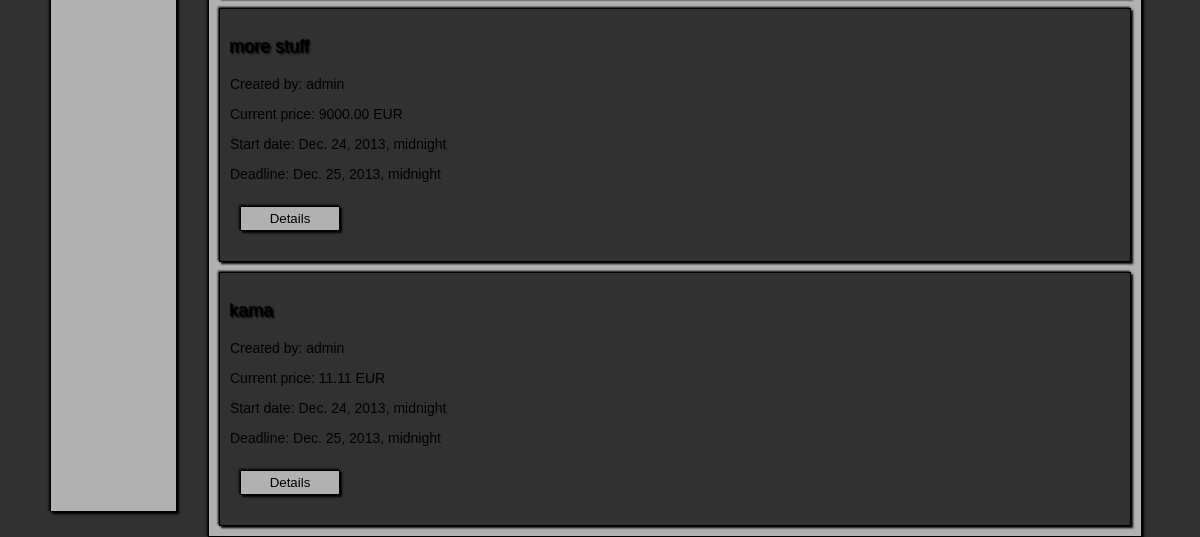
/auctioneer/account/auctions/ (signed in, lower part), run on an earlier commit of the app's database.
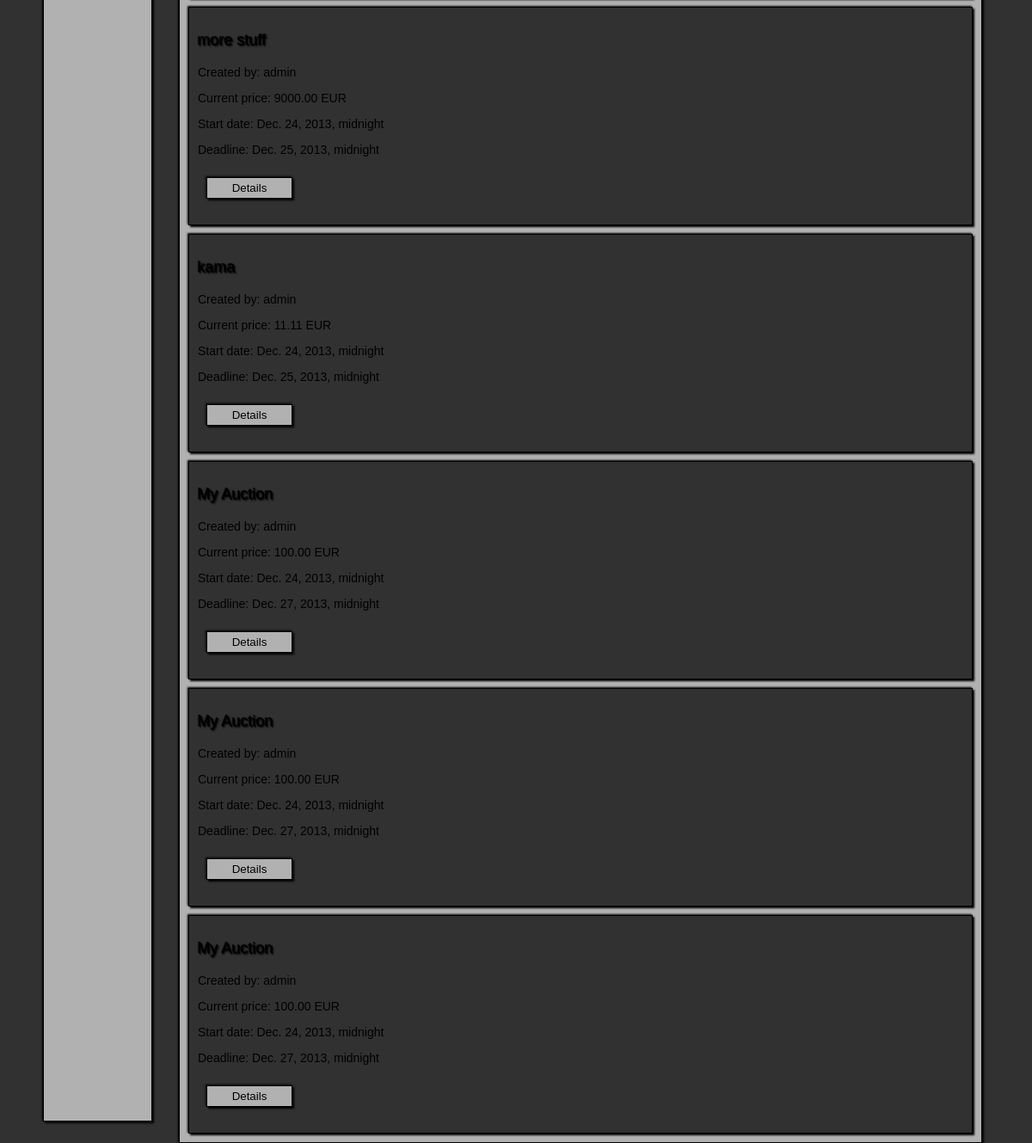
And on a later commit of the database.
### Auctioneer/models.py (models this page shows, shortened)
class Auctions(models.Model):
    seller = models.ForeignKey(User)
    title = models.CharField(null=False, max_length=30)
    description = models.TextField(max_length=150)
    version = models.PositiveIntegerField(default=0)
    startingPrice = models.DecimalField(default=0.00, max_digits=12, decimal_places=2,
                                        validators=[MinValueValidator(Decimal('0.00'))])
    startDate = models.DateTimeField(null=False)
    stopDate = models.DateTimeField(null=False)
    banned = models.BooleanField(default=False)
    resolved = models.BooleanField(default=False)
    class Meta:
        permissions = (('ban_auctions', 'Can ban auctions'),)
        ordering = ['startDate']
    @classmethod
    def get_by_seller(cls, seller):
        try:
            return cls.objects.filter(seller=seller)
        except:
            return None

### Auctioneer/views.py (the view)
# urls.py: url(r'^auctioneer/account/auctions/$', auctions),
@login_required
def auctions(request):
    is_logged_in = request.user.is_authenticated()
    content = Auctions.get_by_seller(request.user)
    return render_to_response('main.html', {'title': 'My Auctions', 'is_logged_in': is_logged_in,
                                            'tag': 'Auctions by '+request.user.username, 'content_list': content},
                              context_instance=RequestContext(request))

### templates/main.html (shortened to what this page needs)
{% load staticfiles %}
<!DOCTYPE HTML PUBLIC "-//W3C//DTD HTML 4.01 //EN" "http://www.w3.org/TR/html4/strict.dtd">
<html>
	<head>
		<link href="{% static "style_main.css"%}" rel="stylesheet" type="text/css">
	</head>
	<body>
		<div id=Container>
            {% include "links.html" %}
			<div id=Content>
                {% for content in content_list %}
                <div>
				    <h3>{{ content.title }}{% if content.banned %} [BANNED]{% endif %}</h3>
                    <p>Created by: {{ content.seller }}</p>
                    {% with content.bids_set.all|first as bid %}
                    {% if bid %}
                    <p>Current price: {{ bid.amount }} EUR</p>
                    {% else %}
                    <p>Current price: {{ content.startingPrice }} EUR</p>
                    {% endif %}
                    {% endwith %}
                    <p>Start date: {{ content.startDate }}</p>
                    <p>Deadline: {{ content.stopDate }}</p>
                    <form action="/auctioneer/auctions/{{ content.id }}" method="get">
                        <input type="submit" class="button" value="Details">
                    </form>
                </div>
                {% empty %}
                <div>
                    <h3>No content!</h3>
                </div>
                {% endfor %}
			</div>
		</div>
	</body>
</html>

What changed in the data, as far as the page shows it:
added Auctions: title "My Auction", seller "admin", startingPrice "100.00", startDate "Dec. 24, 2013, midnight", stopDate "Dec. 27, 2013, midnight"
added Auctions: title "My Auction", seller "admin", startingPrice "100.00", startDate "Dec. 24, 2013, midnight", stopDate "Dec. 27, 2013, midnight"
added Auctions: title "My Auction", seller "admin", startingPrice "100.00", startDate "Dec. 24, 2013, midnight", stopDate "Dec. 27, 2013, midnight"
